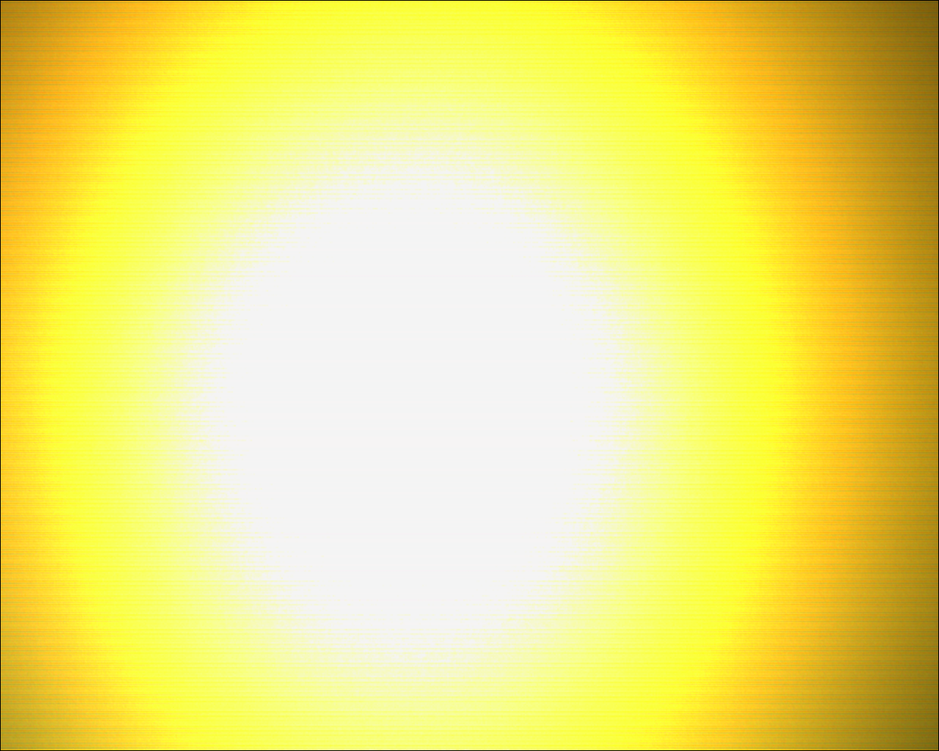
%> input picture 3.2_Avbildning_med_optikk/Ernar/Stoy1 (1).png, 939 x 751 px, shrunk from 1280 x 1024 before the run
$ octave script_image.m   (GNU Octave 9; MATLAB toolbox functions it lacks are replaced by stand-ins)
%> lines starting %> are read from the running program, lines starting %| are printed output that depends on the picture
%> the answer given: Stoy1 (1).png
### 3.2_Avbildning_med_optikk/Ernar/image_noise_analysis.m

function [m,v]=image_noise_analysis(filepath,filename)
%> called with filepath = './', filename = 'Stoy1 (1).png'
% [m,v]=image_noise_analysis(filepath,filename)
%
% Stephane Nicolas 18/04/2017

% size cropped image
ny=100;
nx=100;

fname=fullfile(filepath,filename);
im1=imread(fname);
%> im1 is the input picture: size 751x939x3 uint8; mean R, G, B 240.2, 228.8, 118.5
info=imfinfo(fname);

% plot image
figure(1)
clf
imagesc(im1)
colorbar
title(filename)
axis equal
hold on
Ny=size(im1,1);
%> Ny = 751
Nx=size(im1,2);
%> Nx = 939
cc=[round(Nx/2) round(Ny/2)];
%> cc = [470 376]
plot(cc(1),cc(2),'r+')
rectangle('position',[cc(1)-round(nx/2),cc(2)-round(ny/2),nx,ny]);
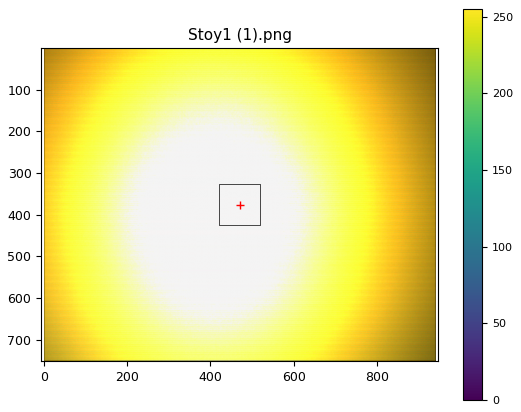
%> figure redrawn from the program's plot data

% extract green channel
im2=im1(:,:,2);
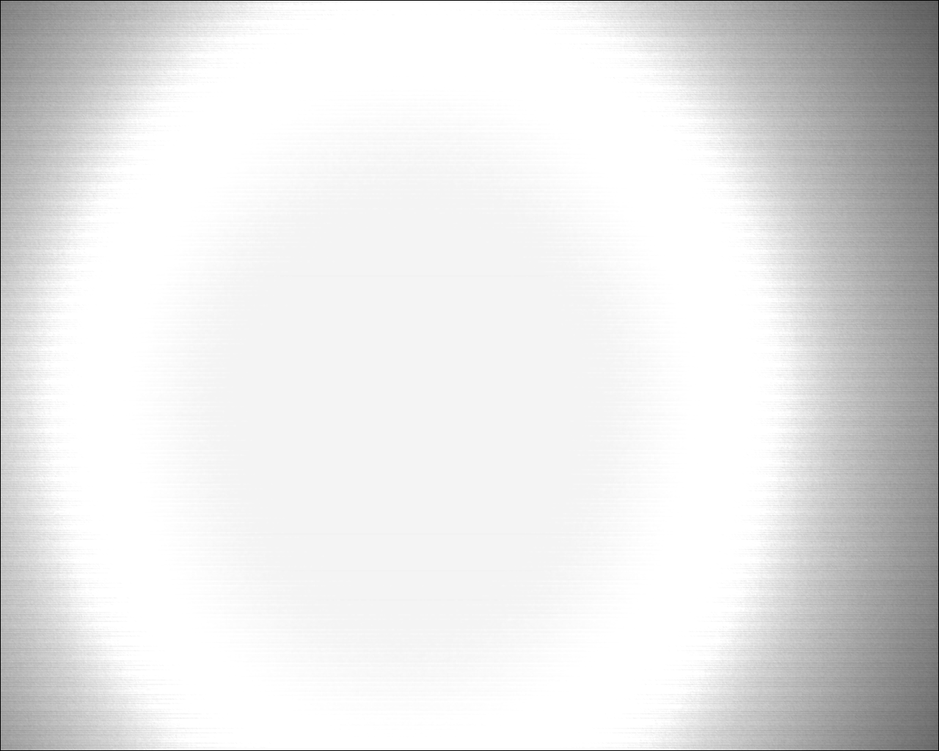
%> im2: size 751x939 uint8; min 6, max 255, mean 228.8
% crop image
im2=im2(cc(2)-round(ny/2):cc(2)+round(ny/2)-1,cc(1)-round(nx/2):cc(1)+round(nx/2)-1);
%> im2: size 100x100 uint8; every value is 244
%mean im2
m=mean(im2(:));
%> m = 244
% convert im2 from uint8 to int
im2=double(im2);
%> im2: size 100x100 double; every value is 244
figure(2)
imagesc(im2)
colorbar
title(['Cropped - green channel - mean = ' num2str(m)])
axis equal
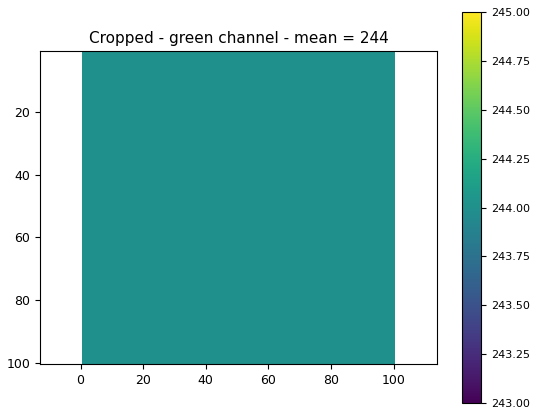
%> figure redrawn from the program's plot data

% neighbour difference
im3=im2(:,1:end-1)-im2(:,2:end);
%> im3: size 100x99 double; every value is 0
%variance im3
v=var(im3(:));
%> v = 0
figure(3)
imagesc(im3)
colorbar
title(['Cropped  - green channel - Horizontal neighbor difference - var = ' num2str(v)])
axis equal

### 3.2_Avbildning_med_optikk/Ernar/script_image.m

filepath='C:\avbildning\Ernar\';


    [filename,filepath,FilterIndex] = uigetfile([filepath,'*.png']);
    %filename='stoy1 (1).png';

    %image analysis
    [m,v]=image_noise_analysis(filepath,filename)
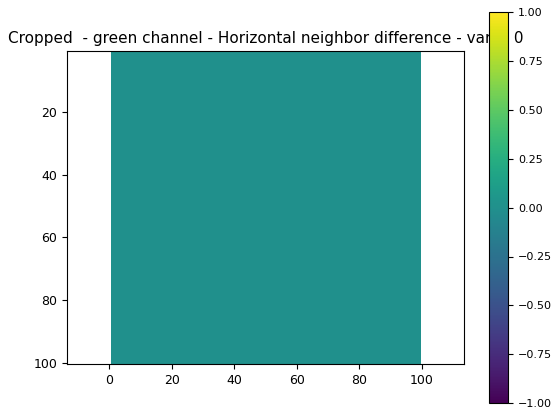
%> figure redrawn from the program's plot data
%> m = 244; v = 0
